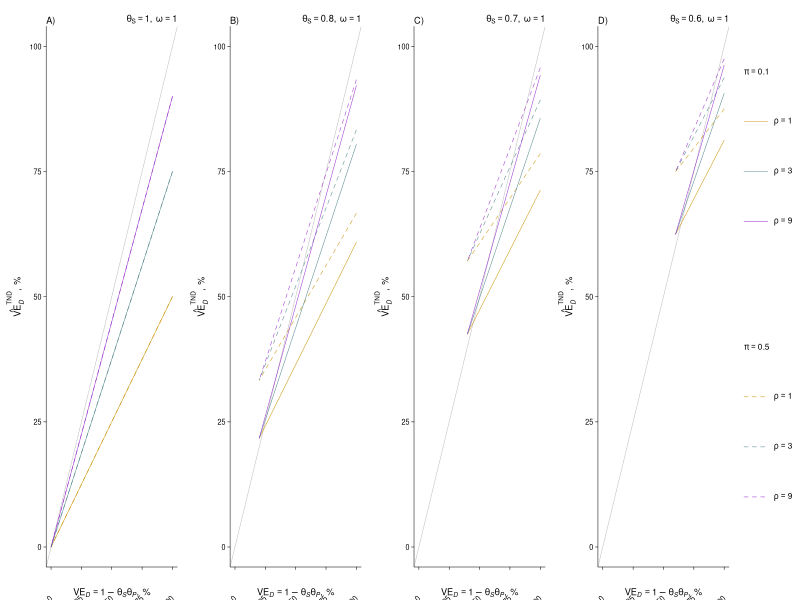

Write R code to recreate this figure.
thetaD = seq(0,1,0.01)
thetaS = c(1,0.8,0.6,0.4)
thetaP = array(NA,dim=c(length(thetaD),length(thetaS)))
for (i in 1:length(thetaS)){
  thetaP[,i] = thetaD/thetaS[i]
}

thetaP[thetaP>1] = NA

pi = c(0.1,0.5)
rho = c(1,3,9)
omega = 1

tndEst = array(NA,dim=c(length(thetaS),length(rho),length(pi),length(thetaD)))


for (i in 1:length(thetaS)){
  for (j in 1:length(rho)){
    for (k in 1:length(pi))
      for (l in 1:length(thetaD)){
        tndEst[i,j,k,l] = thetaS[i]*(thetaP[l,i]*rho[j] + omega)*(1-pi[k])/((rho[j]+omega)*(1-thetaS[i]*pi[k]))
      }
  }
}

tndEst2 = array(NA,dim=c(length(thetaS),length(pi),length(thetaD)))
for (i in 1:length(thetaS)) for (k in 1:length(pi)) for (l in 1:length(thetaD)){
  tndEst2[i,k,l] = thetaS[i]*thetaP[l,i]*(1-pi[k])/(1-thetaS[i]*pi[k])
}

#plot(y=1-tndEst[1,1,1,],x=1-thetaD,type='l',xlim=c(0,1),ylim=c(0,1)); lines(x=c(-10,10),y=c(-10,10),col='grey')

setwd('~/Google drive (jlewnard@berkeley.edu)/pcv effectiveness/methods paper')

pdf('tnd bias plot.pdf',width=6.5,height=1.5)
layout(matrix(1:5,nrow=1,byrow=T),widths=c(1,1,1,1,0.35))
ltys = c('solid','dashed')
cols = c('darkgoldenrod3','cadetblue4','darkorchid3')
left = c(3,1.5,1.5,1.5)
ymin = 0
par(mgp=c(3,0.35,0))
par(tck=-0.02)
count = 1
par(mar=c(2.5,3.5,2,0.5))

#for (i in 1:length(thetaS)){
##  par(mar=c(2.5,left[i],2,0.5))
#  plot(y=1,x=1,axes=F,ann=F,xlim=c(0,1),ylim=c(ymin,1),type='n') 
#  lines(x=c(-10,10),y=c(-10,10),col='grey',lwd=0.5)
#    for (k in 1:length(pi)){
#      lines(y=1-tndEst2[i,k,],x=1-thetaD,lty=ltys[k],lwd=0.5)
#    }
#  
#  if (i==4){
#    lines(y=rep(0.95,2),x=c(0.05,0.25),lwd=0.5)
#    lines(y=rep(0.85,2),x=c(0.05,0.25),lty='dashed',lwd=0.5)
#    text(x=0.3,y=c(0.95,0.85),adj=0,c(expression(pi==0.1),
#                                   expression(pi==0.5)),
#         cex=0.75)
#  }
#  
#  box(bty='l',lwd=0.5)
#  text(x=seq(0,1,0.25),y=-0.1,seq(0,1,0.25)*100,cex=0.65,srt=45,xpd=T,adj=1)
#  axis(1,at=seq(0,1,0.25),lwd=0,lwd.ticks=0.5,labels=NA)
#  axis(2,at=seq(ymin,1,0.25),lwd=0,lwd.ticks=0.5,labels=seq(ymin,1,0.25)*100,las=1,cex.axis=0.65)
#  #if (i==1){
#    mtext(expression(paste(hat(VE)[italic(D)]^TND,', %',sep='')),side=2,line=1.5,cex=0.55)
#  #}
#  mtext(expression(paste(VE[italic(D)]==1-theta[italic(S)],theta[italic(P)],', %',sep='')),side=1,las=1,line=1.5,cex=0.55)
#  mtext(side=3,paste(LETTERS[count],')',sep=''),adj=0,cex=0.55)
#  if (i==1){mtext(side=3,expression(paste(theta[S]==1,', ',omega==0,sep='')),adj=1,cex=0.55)} else{
#    if (i==2){mtext(side=3,expression(paste(theta[S]==0.8,', ',omega==0)),adj=1,cex=0.55)} else{
#      if (i==3){mtext(side=3,expression(paste(theta[S]==0.7,', ',omega==0)),adj=1,cex=0.55)} else{
#        mtext(side=3,expression(paste(theta[S]==0.6,', ',omega==0)),adj=1,cex=0.55)
#      }
#    }
#  }
#  count = count+1
#}

for (i in 1:length(thetaS)){
  #  par(mar=c(2.5,left[i],2,0.5))
  plot(y=1,x=1,axes=F,ann=F,xlim=c(0,1),ylim=c(ymin,1),type='n') 
  lines(x=c(-10,10),y=c(-10,10),col='grey',lwd=0.5)
  for (j in 1:length(rho)){
    for (k in 1:length(pi)){
      lines(y=1-tndEst[i,j,k,],x=1-thetaD,col=cols[j],lty=ltys[k],lwd=0.5)
    }
  }

  box(bty='l',lwd=0.5)
  text(x=seq(0,1,0.25),y=-0.1,seq(0,1,0.25)*100,cex=0.65,srt=45,xpd=T,adj=1)
  axis(1,at=seq(0,1,0.25),lwd=0,lwd.ticks=0.5,labels=NA)
  axis(2,at=seq(ymin,1,0.25),lwd=0,lwd.ticks=0.5,labels=seq(ymin,1,0.25)*100,las=1,cex.axis=0.65)
  #if (i==1){
  mtext(expression(paste(hat(VE)[italic(D)]^TND,', %',sep='')),side=2,line=1.5,cex=0.55)
  #}
  mtext(expression(paste(VE[italic(D)]==1-theta[italic(S)],theta[italic(P)],', %',sep='')),side=1,las=1,line=1.5,cex=0.55)
  mtext(side=3,paste(LETTERS[count],')',sep=''),adj=0,cex=0.55)
  if (i==1){mtext(side=3,expression(paste(theta[S]==1,', ',omega==1,sep='')),adj=1,cex=0.55)} else{
    if (i==2){mtext(side=3,expression(paste(theta[S]==0.8,', ',omega==1)),adj=1,cex=0.55)} else{
      if (i==3){mtext(side=3,expression(paste(theta[S]==0.7,', ',omega==1)),adj=1,cex=0.55)} else{
        mtext(side=3,expression(paste(theta[S]==0.6,', ',omega==1)),adj=1,cex=0.55)
      }
    }
  }
  count = count+1
}
par(mar=c(2.5,0,2,0))
plot(1,type='n',axes=F,ann=F,xlim=c(0,0.5),ylim=c(0,1))
  lines(y=rep(0.85,2),x=c(0.05,0.25),lwd=0.5,col=cols[1])
  lines(y=rep(0.75,2),x=c(0.05,0.25),lwd=0.5,col=cols[2])
  lines(y=rep(0.65,2),x=c(0.05,0.25),lwd=0.5,col=cols[3])
  text(x=0.05,y=c(0.95),adj=0,expression(pi==0.1),cex=0.75)
  text(x=0.3,y=c(0.85,0.75,0.65),
       c(expression(rho==1),expression(rho==3),expression(rho==9)),cex=0.75,adj=0)
  
  lines(y=rep(0.3,2),x=c(0.05,0.25),lwd=0.5,col=cols[1],lty='dashed')
  lines(y=rep(0.2,2),x=c(0.05,0.25),lwd=0.5,col=cols[2],lty='dashed')
  lines(y=rep(0.1,2),x=c(0.05,0.25),lwd=0.5,col=cols[3],lty='dashed')
  text(x=0.05,y=0.4,adj=0,expression(pi==0.5),cex=0.75)
  text(x=0.3,y=c(0.3,0.2,0.1),
       c(expression(rho==1),expression(rho==3),expression(rho==9)),cex=0.75,adj=0)
  

dev.off()

#0.25*0.75*(1-0.5)/(1-0.25*0.5)

